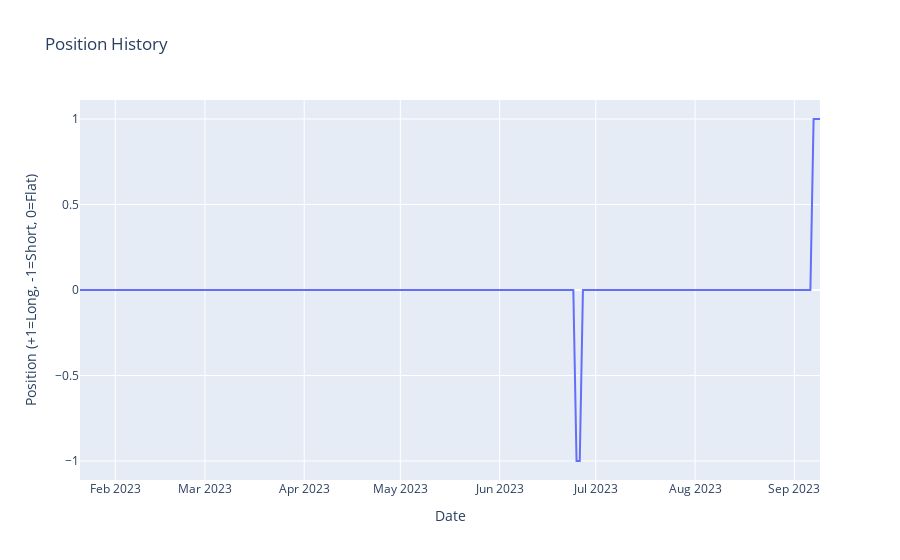

The notebook cell saved with this chart:
### Markdown cell above
## 8. Visualize Results

Create interactive plots for equity curve and drawdown analysis.

### Code cell
import plotly.express as px

# Plot positions over time (simple line chart)
fig_positions = px.line(
    backtest_result.positions,
    y="position",
    title="Position History",
    labels={"position": "Position (+1=Long, -1=Short, 0=Flat)", "date": "Date"},
)
fig_positions.show()

print("Position visualization complete")

### Figure 1 — Plotly figure (JSON) as saved in the notebook; plotly's stock layout.template omitted (floating-point values rounded to 4 significant figures; data arrays with more than 128 entries replaced by an {"elided": "..."} marker saying what was removed)
{"data": [{"hovertemplate": "Date=%{x}<br>Position (+1=Long, -1=Short, 0=Flat)=%{y}<extra></extra>", "legendgroup": "", "line": {"color": "#636efa", "dash": "solid"}, "marker": {"symbol": "circle"}, "mode": "lines", "name": "", "orientation": "v", "showlegend": false, "type": "scatter", "x": {"elided": "232 str values"}, "xaxis": "x", "y": {"elided": "232 int values"}, "yaxis": "y"}], "layout": {"legend": {"tracegroupgap": 0}, "title": {"text": "Position History"}, "xaxis": {"anchor": "y", "domain": [0, 1], "title": {"text": "Date"}}, "yaxis": {"anchor": "x", "domain": [0, 1], "title": {"text": "Position (+1=Long, -1=Short, 0=Flat)"}}}}
